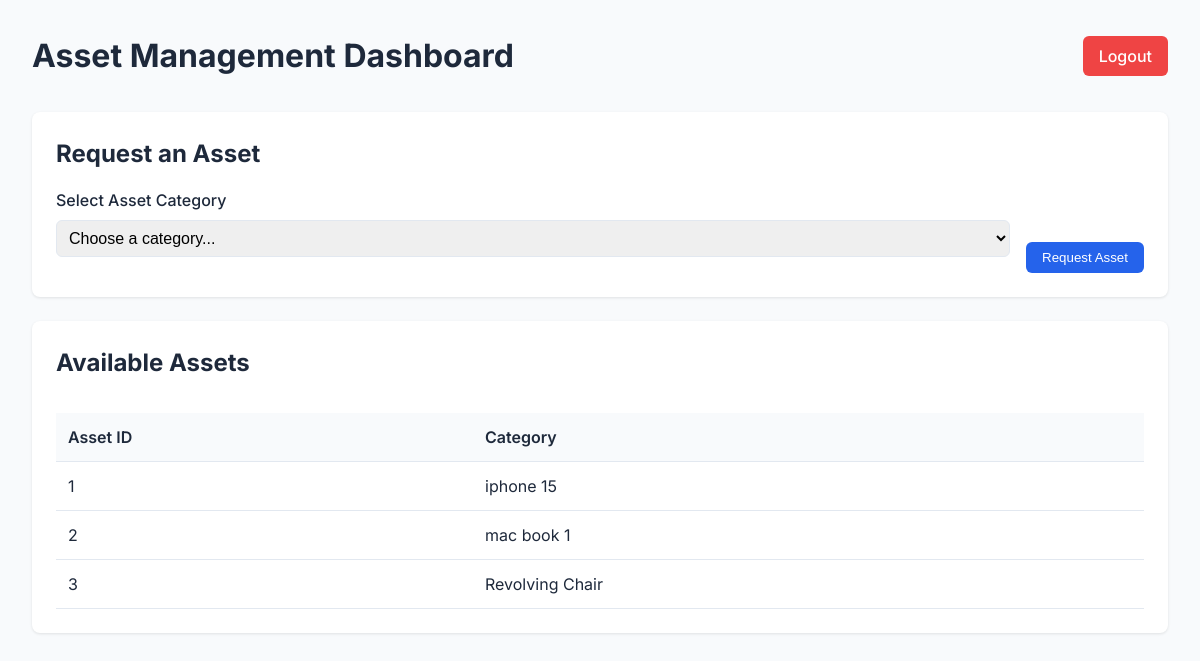
The page /user/ (signed in) on the database its author committed.
### app1/models.py (models this page shows, shortened)
class Asset(models.Model):
    asst_id = models.AutoField(primary_key=True)
    category = models.ForeignKey(AssetCategory, on_delete=models.CASCADE)
    age = models.IntegerField()
    damaged = models.BooleanField(default=False)
    maintenance_required = models.BooleanField(default=False)

class AssetCategory(models.Model):
    category_id = models.AutoField(primary_key=True)
    name = models.CharField(max_length=255)
    specs = models.TextField(blank=True, null=True)

### app1/views.py (the view, shortened to what this page needs)
# urls.py: path('user/', user_dashboard, name='user_dashboard'),
@login_required
def user_dashboard(request):
    employee = Employee.objects.get(user=request.user)
    allocated_assets = Allocated.objects.values_list('asst_id', flat=True)
    available_assets = Asset.objects.exclude(asst_id__in=allocated_assets)
    return render(request, 'user_dashboard.html', {'available_assets': available_assets})

### app1/templates/user_dashboard.html (shortened to what this page needs)
{% extends 'base.html' %}
{% block content %}
<div style="display: flex; justify-content: space-between; align-items: center; margin-bottom: 2rem;">
    <h1>Asset Management Dashboard</h1>
    <a href="{% url 'user_logout' %}" class="btn" style="background-color: #ef4444;">Logout</a>
</div>
<div class="card">
    <h2 style="margin-bottom: 1rem;">Request an Asset</h2>
    <form method="POST" style="display: flex; gap: 1rem; align-items: flex-end;">
        <div class="form-group" style="flex: 1;">
            <label for="category_id">Select Asset Category</label>
            <select id="category_id" name="category_id" class="form-control" required>
                <option value="">Choose a category...</option>
            </select>
        </div>
        <button type="submit" class="btn">Request Asset</button>
    </form>
</div>
<div class="card">
    <h2 style="margin-bottom: 1rem;">Available Assets</h2>
    <div style="overflow-x: auto;">
        <table>
            <thead>
                <tr>
                    <th>Asset ID</th>
                    <th>Category</th>
                </tr>
            </thead>
            <tbody>
                {% for asset in available_assets %}
                <tr>
                    <td>{{ asset.asst_id }}</td>
                    <td>{{ asset.category.name }}</td>
                </tr>
                {% endfor %}
            </tbody>
        </table>
    </div>
</div>
{% endblock %}

### app1/templates/base.html (style rules this page uses)
:root { --primary-color: #2563eb; --primary-hover: #1d4ed8; --background-color: #f8fafc; --text-color: #1e293b; --border-color: #e2e8f0; }
* { margin: 0; padding: 0; box-sizing: border-box; }
body { font-family: 'Inter', sans-serif; background-color: var(--background-color); color: var(--text-color); line-height: 1.5; }
.card { background: white; border-radius: 0.5rem; box-shadow: 0 1px 3px rgba(0, 0, 0, 0.1); padding: 1.5rem; margin-bottom: 1.5rem; }
.btn { display: inline-block; padding: 0.5rem 1rem; background-color: var(--primary-color); color: white; border: none; border-radius: 0.375rem; cursor: pointer; text-decoration: none; font-weight: 500; transition: background-color 0.2s; }
.form-group { margin-bottom: 1rem; }
.form-group label { display: block; margin-bottom: 0.5rem; font-weight: 500; }
.form-control { width: 100%; padding: 0.5rem; border: 1px solid var(--border-color); border-radius: 0.375rem; font-size: 1rem; }
table { width: 100%; border-collapse: collapse; margin-top: 1rem; }
th, td { padding: 0.75rem; text-align: left; border-bottom: 1px solid var(--border-color); }
th { background-color: #f8fafc; font-weight: 600; }

### rows shown on the page
Asset: asst_id "1", category.name "iphone 15"
Asset: asst_id "2", category.name "mac book 1"
Asset: asst_id "3", category.name "Revolving Chair"
